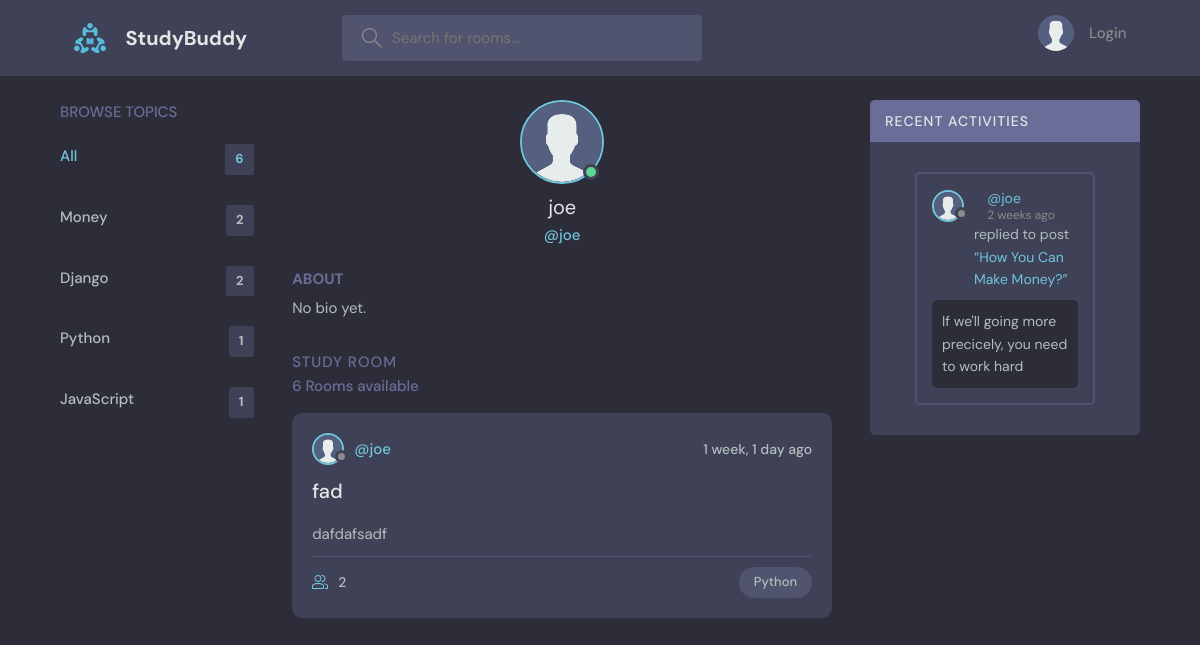
The app's page /profile/joe/ with its own data.
### base/models.py (models this page shows, shortened)
class Topic(models.Model):
    name = models.CharField(max_length=200)

class Profile(models.Model):
    user = models.OneToOneField(User, on_delete=models.CASCADE)
    avatar = models.ImageField(upload_to="avatars/", blank=True, null=True)
    bio = models.TextField(blank=True, null=True)

class Room(models.Model):
    host = models.ForeignKey(User, on_delete=models.SET_NULL, null=True)
    topic = models.ForeignKey(Topic, on_delete=models.SET_NULL, null=True)
    name = models.CharField(max_length=50)
    description = models.TextField(null=True, blank=True, max_length=50)
    participants = models.ManyToManyField(User, related_name="participants", blank=True)
    updated_at = models.DateTimeField(auto_now=True)
    created_at = models.DateTimeField(auto_now_add=True)
    class Meta:
        ordering = ["-updated_at", "-created_at"]
    def __str__(self):
        return self.name

class Message(models.Model):
    user = models.ForeignKey(User, on_delete=models.CASCADE)
    room = models.ForeignKey(Room, on_delete=models.CASCADE)
    body = models.TextField()
    updated_at = models.DateTimeField(auto_now=True)
    created_at = models.DateTimeField(auto_now_add=True)
    class Meta:
        ordering = ["-updated_at", "-created_at"]

### base/views.py (the view)
# urls.py: path("profile/<str:username>/", views.userProfile, name="user-profile"),
def userProfile(request, username):
    user = User.objects.get(username=username)
    rooms = user.room_set.all()
    messages = user.message_set.all()
    topics = Topic.objects.annotate(room_count=Count("room"))
    context = {
        "user": user,
        "rooms": rooms,
        "room_messages": messages,
        "topics": topics,
        "room_count": Room.objects.count(),
    }
    return render(request, "base/profile.html", context)

### base/templates/base/profile.html (shortened to what this page needs)
{% extends "main.html" %}
{% load static %}
{% block content %}
    <main class="profile-page layout layout--3">
        <div class="container">
            <div class="topics">{% include "base/topics_component.html" %}</div>
            <div class="roomList">
                <div class="profile">
                    <div class="profile__avatar">
                        <div class="avatar avatar--large active">
                            {% if user.profile.avatar %}
                                <img src="{{ user.profile.avatar.url }}" />
                            {% else %}
                                <img src="{% static 'images/avatar.svg' %}" />
                            {% endif %}
                        </div>
                    </div>
                    <div class="profile__info">
                        <h3>{{ user.username }}</h3>
                        <p>@{{ user.username }}</p>
                    </div>
                    <div class="profile__about">
                        <h3>About</h3>
                        <p>{{ user.profile.bio|default:"No bio yet." }}</p>
                    </div>
                </div>
                {% include "base/feed_component.html" %}
            </div>
            <div class="activities">{% include "base/activity_component.html" %}</div>
        </div>
    </main>
{% endblock content %}

### base/templates/base/topics_component.html (shortened to what this page needs)
{% if topics %}
    <div class="topics__header">
        <h2>Browse Topics</h2>
    </div>
    <ul class="topics__list">
        <li>
            <a href="{% url 'home' %}" class="active">All <span>{{ room_count }}</span></a>
        </li>
        {% for topic in topics|slice:":5" %}
            <li>
                <a href="{% url 'home' %}?q={{ topic.name }}">{{ topic.name }}<span>{{ topic.room_count }}</span></a>
            </li>
        {% endfor %}
    </ul>
{% endif %}

### base/templates/base/feed_component.html (shortened to what this page needs)
{% load static %}
<div class="roomList__header">
    <div>
        <h2>Study Room</h2>
        <p>{{ room_count }} Rooms available</p>
    </div>
</div>
{% for room in rooms %}
    <div class="roomListRoom">
        <div class="roomListRoom__header">
            <a href="{% url 'user-profile' room.host.username %}"
               class="roomListRoom__author">
                <div class="avatar avatar--small">
                    {% if room.host.profile.avatar %}
                        <img src="{{ room.host.profile.avatar.url }}"
                             alt="{{ room.host.username }} avatar"
                             width="40"
                             height="40" />
                    {% else %}
                        <img src="{% static 'images/avatar.svg' %}"
                             alt="Default avatar"
                             width="40"
                             height="40" />
                    {% endif %}
                </div>
                <span>@{{ room.host.username }}</span>
            </a>
            <div class="roomListRoom__actions">
                <span>{{ room.created_at|timesince }} ago</span>
            </div>
        </div>
        <div class="roomListRoom__content">
            <a href="{% url 'room' room.id %}">{{ room.name }}</a>
            <p>{{ room.description }}</p>
        </div>
        <div class="roomListRoom__meta">
            <a href="{% url 'room' room.id %}" class="roomListRoom__joined">
                {{ room.participants.count }}
            </a>
            <p class="roomListRoom__topic">Python</p>
        </div>
    </div>
{% endfor %}

### base/templates/base/activity_component.html (shortened to what this page needs)
{% load static %}
<div class="activities__header">
    <h2>Recent Activities</h2>
</div>
{% for message in room_messages %}
    <div class="activities-page layout__body">
        <div class="activities__box">
            <div class="activities__boxHeader roomListRoom__header">
                <a href="{% url 'user-profile' message.user.username %}"
                   class="roomListRoom__author">
                    <div class="avatar avatar--small">
                        {% if message.user.profile.avatar %}
                            <img src="{{ message.user.profile.avatar.url }}" />
                        {% else %}
                            <img src="{% static 'images/avatar.svg' %}" />
                        {% endif %}
                    </div>
                    <p>
                        <a href="{% url 'user-profile' message.user.username %}">@{{ message.user.username }}</a>
                        <span>{{ message.created_at|timesince }} ago</span>
                    </p>
                </a>
            </div>
            <div class="activities__boxContent">
                <p>replied to post <a href="{% url 'room' message.room.id %}">“{{ message.room }}”</a></p>
                <div class="activities__boxRoomContent">{{ message.body }}</div>
            </div>
        </div>
    </div>
{% endfor %}

### records on screen
Topic: name "Money", room_count "2"
Topic: name "Django", room_count "2"
Topic: name "Python", room_count "1"
Topic: name "JavaScript", room_count "1"
Room: host.username "joe", created_at "1 week, 1 day", name "fad", description "dafdafsadf", participants.count "2"
Message: user.username "joe", created_at "2 weeks", room "How You Can Make Money?", body "If we'll going more precicely, you need to work hard"

### other values on screen
{{ room_count }} "6"
{{ user.username }} "joe"
{{ user.profile.bio|default:"No bio yet." }} "No bio yet."
